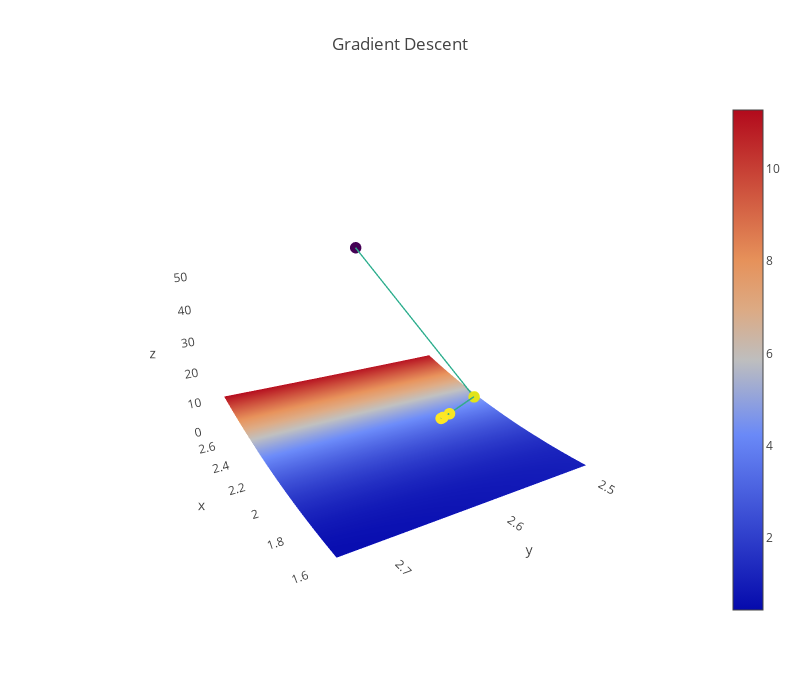

This figure's notebook cell:
### Code cell
# Run me to see another 3D plot (gradient descent with decaying alpha)
plot_3d(ts_decay[:, 0], ts_decay[:, 1], loss_decay, average_squared_loss, sin_model, x, y)

### Figure 1 — Plotly figure (JSON) as saved in the notebook; plotly's stock layout.template omitted (floating-point values rounded to 4 significant figures; data arrays with more than 128 entries replaced by an {"elided": "..."} marker saying what was removed)
{"data": [{"line": {"color": "rgb(50,170, 140)", "width": 3}, "marker": {"color": [-55.54, -25.08, -23.92, -23.71, -23.68, -23.67, -23.67, -23.67, -23.67, -23.67, -23.67, -23.67, -23.67, -23.67, -23.67, -23.67, -23.67, -23.67, -23.67, -23.67], "colorscale": "Viridis", "size": 4}, "type": "scatter3d", "uid": "f859a0ee-4fce-449e-9511-264f1954aa28", "x": [2.601, 1.752, 1.707, 1.698, 1.697, 1.697, 1.696, 1.696, 1.696, 1.696, 1.696, 1.696, 1.696, 1.696, 1.696, 1.696, 1.696, 1.696, 1.696, 1.696], "y": [2.601, 2.596, 2.627, 2.635, 2.636, 2.637, 2.637, 2.637, 2.637, 2.637, 2.637, 2.637, 2.637, 2.637, 2.637, 2.637, 2.637, 2.637, 2.637, 2.637], "z": [55.54, 25.08, 23.92, 23.71, 23.68, 23.67, 23.67, 23.67, 23.67, 23.67, 23.67, 23.67, 23.67, 23.67, 23.67, 23.67, 23.67, 23.67, 23.67, 23.67]}, {"type": "surface", "uid": "86ffdd47-7e3d-472b-b15c-73bd7427adb0", "x": [1.596, 1.619, 1.642, 1.664, 1.687, 1.709, 1.732, 1.754, 1.777, 1.799, 1.822, 1.844, 1.867, 1.89, 1.912, 1.935, 1.957, 1.98, 2.002, 2.025, 2.047, 2.07, 2.092, 2.115, 2.137, 2.16, 2.183, 2.205, 2.228, 2.25, 2.273, 2.295, 2.318, 2.34, 2.363, 2.385, 2.408, 2.431, 2.453, 2.476, 2.498, 2.521, 2.543, 2.566, 2.588, 2.611, 2.633, 2.656, 2.679, 2.701], "y": [2.496, 2.501, 2.506, 2.511, 2.516, 2.521, 2.525, 2.53, 2.535, 2.54, 2.545, 2.55, 2.555, 2.56, 2.565, 2.57, 2.575, 2.579, 2.584, 2.589, 2.594, 2.599, 2.604, 2.609, 2.614, 2.619, 2.624, 2.629, 2.633, 2.638, 2.643, 2.648, 2.653, 2.658, 2.663, 2.668, 2.673, 2.678, 2.683, 2.687, 2.692, 2.697, 2.702, 2.707, 2.712, 2.717, 2.722, 2.727, 2.732, 2.737], "z": {"elided": "50x50 float values"}}], "layout": {"autosize": true, "height": 700, "scene": {"aspectmode": "manual", "aspectratio": {"x": 1, "y": 1, "z": 0.7}, "camera": {"eye": {"x": -1.743, "y": 1.071, "z": 0.71}, "up": {"x": 0, "y": 0, "z": 1}}, "xaxis": {"gridcolor": "rgb(255, 255, 255)", "showbackground": true, "zerolinecolor": "rgb(255, 255, 255)"}, "yaxis": {"gridcolor": "rgb(255, 255, 255)", "showbackground": true, "zerolinecolor": "rgb(255, 255, 255)"}, "zaxis": {"gridcolor": "rgb(255, 255, 255)", "showbackground": true, "zerolinecolor": "rgb(255, 255, 255)"}}, "title": {"text": "Gradient Descent"}, "width": 800}}
